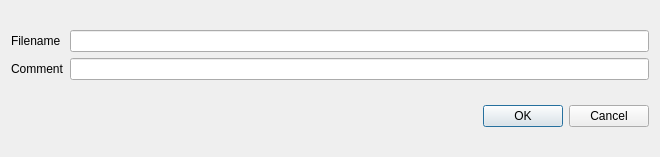
<?xml version="1.0" encoding="UTF-8"?>
<ui version="4.0">
 <class>SaveAtomicCoordinatesDialog</class>
 <widget class="QDialog" name="SaveAtomicCoordinatesDialog">
  <property name="geometry">
   <rect>
    <x>0</x>
    <y>0</y>
    <width>660</width>
    <height>157</height>
   </rect>
  </property>
  <property name="windowTitle">
   <string>Save Tiled Atomic Coordinates</string>
  </property>
  <layout class="QVBoxLayout" name="verticalLayout_3">
   <item>
    <layout class="QHBoxLayout" name="horizontalLayout">
     <item>
      <layout class="QVBoxLayout" name="verticalLayout_2">
       <item>
        <widget class="QLabel" name="label_2">
         <property name="text">
          <string>Filename</string>
         </property>
        </widget>
       </item>
       <item>
        <widget class="QLabel" name="label">
         <property name="text">
          <string>Comment</string>
         </property>
        </widget>
       </item>
      </layout>
     </item>
     <item>
      <layout class="QVBoxLayout" name="verticalLayout">
       <item>
        <widget class="QLineEdit" name="lineEdit_Filename"/>
       </item>
       <item>
        <widget class="QLineEdit" name="lineEdit_Comment"/>
       </item>
      </layout>
     </item>
    </layout>
   </item>
   <item>
    <widget class="QDialogButtonBox" name="buttonBox">
     <property name="orientation">
      <enum>Qt::Horizontal</enum>
     </property>
     <property name="standardButtons">
      <set>QDialogButtonBox::Cancel|QDialogButtonBox::Ok</set>
     </property>
    </widget>
   </item>
  </layout>
 </widget>
 <resources/>
 <connections>
  <connection>
   <sender>buttonBox</sender>
   <signal>accepted()</signal>
   <receiver>SaveAtomicCoordinatesDialog</receiver>
   <slot>accept()</slot>
   <hints>
    <hint type="sourcelabel">
     <x>248</x>
     <y>254</y>
    </hint>
    <hint type="destinationlabel">
     <x>157</x>
     <y>274</y>
    </hint>
   </hints>
  </connection>
  <connection>
   <sender>buttonBox</sender>
   <signal>rejected()</signal>
   <receiver>SaveAtomicCoordinatesDialog</receiver>
   <slot>reject()</slot>
   <hints>
    <hint type="sourcelabel">
     <x>316</x>
     <y>260</y>
    </hint>
    <hint type="destinationlabel">
     <x>286</x>
     <y>274</y>
    </hint>
   </hints>
  </connection>
 </connections>
</ui>
